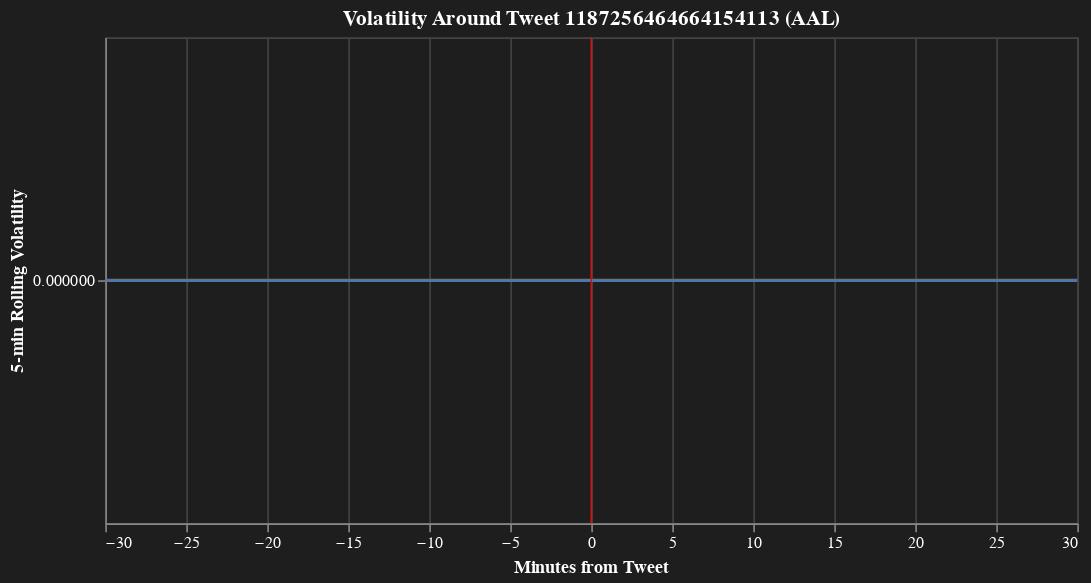

Notebook cell for this chart:
### Markdown cell above
### Volatility Around Tweet – Time Series View

#### What it shows
Rolling 5-minute volatility around the tweet (±30 minutes).

#### Why it matters
Gives a direct look at how volatility evolves before and after specific tweets.

### Code cell
def volatility_window_around_tweet(
    prices_df, tweet_ts, ticker, minutes_before=30, minutes_after=30, window=5
):
    ts = pd.to_datetime(prices_df['timestamp'])
    prices_df = prices_df.assign(
        timestamp=ts.dt.tz_localize('UTC').dt.tz_convert('US/Eastern').dt.tz_localize(None)
    )
    px = (
        prices_df[prices_df['ticker'] == ticker]
        .set_index('timestamp')
        .between_time('09:30', '16:00')
        ['avg_price']
        .resample('1min').last().asfreq('1min').ffill()
    )

    log_ret = np.log(px).diff()
    rolling_vol = log_ret.rolling(window).std()

    tweet_time = pd.to_datetime(tweet_ts).tz_convert('US/Eastern').tz_localize(None)
    event_ts = rolling_vol.index[rolling_vol.index.get_indexer([tweet_time], method='bfill')[0]]

    start = event_ts - pd.Timedelta(minutes=minutes_before)
    end = event_ts + pd.Timedelta(minutes=minutes_after)

    segment = rolling_vol.loc[start:end].copy()
    df_plot = segment.reset_index().rename(columns={0: 'volatility', 'avg_price': 'volatility'})
    df_plot['minute_offset'] = (df_plot['timestamp'] - event_ts).dt.total_seconds() // 60
    df_plot['minute_offset'] = df_plot['minute_offset'].astype(int)

    return df_plot

def plot_volatility_window(df_plot, tweet_info):
    return alt.Chart(df_plot).mark_line().encode(
        x=alt.X('minute_offset:Q', title='Minutes from Tweet'),
        y=alt.Y('volatility:Q', title='5-min Rolling Volatility'),
        tooltip=['minute_offset', 'volatility']
    ).properties(
        title=f"Volatility Around Tweet {tweet_info['tweet_id']} ({tweet_info['ticker']})",
        width=600,
        height=300
    ) + alt.Chart(pd.DataFrame({'x': [0]})).mark_rule(color='red').encode(x='x:Q')

tweet_row = result_df[result_df['pvalue'] < 0.05].iloc[0]
tweet_ts = tweets_df.loc[tweets_df['id'] == tweet_row['tweet_id'], 'timestamp'].iloc[0]
vol_df = volatility_window_around_tweet(prices_df, tweet_ts, tweet_row['ticker'])
plot_volatility_window(vol_df, tweet_row)

### Figure 1 — Vega-Lite specification as saved in the notebook (floating-point values rounded to 4 significant figures)
{"config": {"background": "#1e1e1e", "title": {"color": "#ffffff"}, "axis": {"labelColor": "#ffffff", "titleColor": "#ffffff", "gridColor": "#444444"}, "legend": {"labelColor": "#ffffff", "titleColor": "#ffffff"}, "header": {"labelColor": "#ffffff", "titleColor": "#ffffff"}, "view": {"stroke": "#444444"}}, "layer": [{"data": {"name": "data-405ae82b08b0f803e0ce97a91e836b8e"}, "mark": {"type": "line"}, "encoding": {"tooltip": [{"field": "minute_offset", "type": "quantitative"}, {"field": "volatility", "type": "quantitative"}], "x": {"field": "minute_offset", "title": "Minutes from Tweet", "type": "quantitative"}, "y": {"field": "volatility", "title": "5-min Rolling Volatility", "type": "quantitative"}}, "title": "Volatility Around Tweet 1187256464664154113 (AAL)"}, {"data": {"name": "data-d285a7403ed98ae579761d64a864032b"}, "mark": {"type": "rule", "color": "red"}, "encoding": {"x": {"field": "x", "type": "quantitative"}}}], "height": 300, "width": 600, "$schema": "https://vega.github.io/schema/vega-lite/v5.20.1.json", "datasets": {"data-405ae82b08b0f803e0ce97a91e836b8e": [{"timestamp": "2019-10-24T02:07:00", "volatility": 0.0, "minute_offset": -30}, {"timestamp": "2019-10-24T02:08:00", "volatility": 0.0, "minute_offset": -29}, {"timestamp": "2019-10-24T02:09:00", "volatility": 0.0, "minute_offset": -28}, {"timestamp": "2019-10-24T02:10:00", "volatility": 0.0, "minute_offset": -27}, {"timestamp": "2019-10-24T02:11:00", "volatility": 0.0, "minute_offset": -26}, {"timestamp": "2019-10-24T02:12:00", "volatility": 0.0, "minute_offset": -25}, {"timestamp": "2019-10-24T02:13:00", "volatility": 0.0, "minute_offset": -24}, {"timestamp": "2019-10-24T02:14:00", "volatility": 0.0, "minute_offset": -23}, {"timestamp": "2019-10-24T02:15:00", "volatility": 0.0, "minute_offset": -22}, {"timestamp": "2019-10-24T02:16:00", "volatility": 0.0, "minute_offset": -21}, {"timestamp": "2019-10-24T02:17:00", "volatility": 0.0, "minute_offset": -20}, {"timestamp": "2019-10-24T02:18:00", "volatility": 0.0, "minute_offset": -19}, {"timestamp": "2019-10-24T02:19:00", "volatility": 0.0, "minute_offset": -18}, {"timestamp": "2019-10-24T02:20:00", "volatility": 0.0, "minute_offset": -17}, {"timestamp": "2019-10-24T02:21:00", "volatility": 0.0, "minute_offset": -16}, {"timestamp": "2019-10-24T02:22:00", "volatility": 0.0, "minute_offset": -15}, {"timestamp": "2019-10-24T02:23:00", "volatility": 0.0, "minute_offset": -14}, {"timestamp": "2019-10-24T02:24:00", "volatility": 0.0, "minute_offset": -13}, {"timestamp": "2019-10-24T02:25:00", "volatility": 0.0, "minute_offset": -12}, {"timestamp": "2019-10-24T02:26:00", "volatility": 0.0, "minute_offset": -11}, {"timestamp": "2019-10-24T02:27:00", "volatility": 0.0, "minute_offset": -10}, {"timestamp": "2019-10-24T02:28:00", "volatility": 0.0, "minute_offset": -9}, {"timestamp": "2019-10-24T02:29:00", "volatility": 0.0, "minute_offset": -8}, {"timestamp": "2019-10-24T02:30:00", "volatility": 0.0, "minute_offset": -7}, {"timestamp": "2019-10-24T02:31:00", "volatility": 0.0, "minute_offset": -6}, {"timestamp": "2019-10-24T02:32:00", "volatility": 0.0, "minute_offset": -5}, {"timestamp": "2019-10-24T02:33:00", "volatility": 0.0, "minute_offset": -4}, {"timestamp": "2019-10-24T02:34:00", "volatility": 0.0, "minute_offset": -3}, {"timestamp": "2019-10-24T02:35:00", "volatility": 0.0, "minute_offset": -2}, {"timestamp": "2019-10-24T02:36:00", "volatility": 0.0, "minute_offset": -1}, {"timestamp": "2019-10-24T02:37:00", "volatility": 0.0, "minute_offset": 0}, {"timestamp": "2019-10-24T02:38:00", "volatility": 0.0, "minute_offset": 1}, {"timestamp": "2019-10-24T02:39:00", "volatility": 0.0, "minute_offset": 2}, {"timestamp": "2019-10-24T02:40:00", "volatility": 0.0, "minute_offset": 3}, {"timestamp": "2019-10-24T02:41:00", "volatility": 0.0, "minute_offset": 4}, {"timestamp": "2019-10-24T02:42:00", "volatility": 0.0, "minute_offset": 5}, {"timestamp": "2019-10-24T02:43:00", "volatility": 0.0, "minute_offset": 6}, {"timestamp": "2019-10-24T02:44:00", "volatility": 0.0, "minute_offset": 7}, {"timestamp": "2019-10-24T02:45:00", "volatility": 0.0, "minute_offset": 8}, {"timestamp": "2019-10-24T02:46:00", "volatility": 0.0, "minute_offset": 9}, {"timestamp": "2019-10-24T02:47:00", "volatility": 0.0, "minute_offset": 10}, {"timestamp": "2019-10-24T02:48:00", "volatility": 0.0, "minute_offset": 11}, {"timestamp": "2019-10-24T02:49:00", "volatility": 0.0, "minute_offset": 12}, {"timestamp": "2019-10-24T02:50:00", "volatility": 0.0, "minute_offset": 13}, {"timestamp": "2019-10-24T02:51:00", "volatility": 0.0, "minute_offset": 14}, {"timestamp": "2019-10-24T02:52:00", "volatility": 0.0, "minute_offset": 15}, {"timestamp": "2019-10-24T02:53:00", "volatility": 0.0, "minute_offset": 16}, {"timestamp": "2019-10-24T02:54:00", "volatility": 0.0, "minute_offset": 17}, {"timestamp": "2019-10-24T02:55:00", "volatility": 0.0, "minute_offset": 18}, {"timestamp": "2019-10-24T02:56:00", "volatility": 0.0, "minute_offset": 19}, {"timestamp": "2019-10-24T02:57:00", "volatility": 0.0, "minute_offset": 20}, {"timestamp": "2019-10-24T02:58:00", "volatility": 0.0, "minute_offset": 21}, {"timestamp": "2019-10-24T02:59:00", "volatility": 0.0, "minute_offset": 22}, {"timestamp": "2019-10-24T03:00:00", "volatility": 0.0, "minute_offset": 23}, {"timestamp": "2019-10-24T03:01:00", "volatility": 0.0, "minute_offset": 24}, {"timestamp": "2019-10-24T03:02:00", "volatility": 0.0, "minute_offset": 25}, {"timestamp": "2019-10-24T03:03:00", "volatility": 0.0, "minute_offset": 26}, {"timestamp": "2019-10-24T03:04:00", "volatility": 0.0, "minute_offset": 27}, {"timestamp": "2019-10-24T03:05:00", "volatility": 0.0, "minute_offset": 28}, {"timestamp": "2019-10-24T03:06:00", "volatility": 0.0, "minute_offset": 29}, {"timestamp": "2019-10-24T03:07:00", "volatility": 0.0, "minute_offset": 30}], "data-d285a7403ed98ae579761d64a864032b": [{"x": 0}]}}
